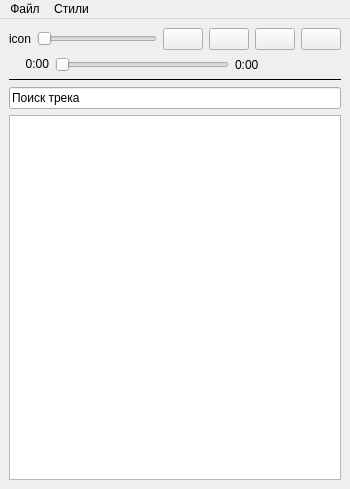
<?xml version="1.0" encoding="UTF-8"?>
<ui version="4.0">
 <class>MainWindow</class>
 <widget class="QMainWindow" name="MainWindow">
  <property name="geometry">
   <rect>
    <x>0</x>
    <y>0</y>
    <width>335</width>
    <height>489</height>
   </rect>
  </property>
  <property name="windowTitle">
   <string>miniWinamp</string>
  </property>
  <widget class="QWidget" name="centralwidget">
   <property name="acceptDrops">
    <bool>true</bool>
   </property>
   <layout class="QVBoxLayout" name="verticalLayout_2">
    <item>
     <layout class="QGridLayout" name="gridLayout">
      <item row="1" column="4">
       <widget class="QPushButton" name="buttonPlay">
        <property name="cursor">
         <cursorShape>PointingHandCursor</cursorShape>
        </property>
        <property name="text">
         <string/>
        </property>
        <property name="icon">
         <iconset>
          <normaloff>icons/play-button.png</normaloff>icons/play-button.png</iconset>
        </property>
       </widget>
      </item>
      <item row="1" column="5">
       <widget class="QPushButton" name="buttonPause">
        <property name="cursor">
         <cursorShape>PointingHandCursor</cursorShape>
        </property>
        <property name="text">
         <string/>
        </property>
        <property name="icon">
         <iconset>
          <normaloff>icons/stop.png</normaloff>icons/stop.png</iconset>
        </property>
       </widget>
      </item>
      <item row="1" column="1">
       <widget class="QSlider" name="volSlider">
        <property name="orientation">
         <enum>Qt::Horizontal</enum>
        </property>
       </widget>
      </item>
      <item row="1" column="3">
       <widget class="QPushButton" name="buttonNext">
        <property name="cursor">
         <cursorShape>PointingHandCursor</cursorShape>
        </property>
        <property name="text">
         <string/>
        </property>
        <property name="icon">
         <iconset>
          <normaloff>icons/next.png</normaloff>icons/next.png</iconset>
        </property>
       </widget>
      </item>
      <item row="1" column="2">
       <widget class="QPushButton" name="buttonBack">
        <property name="cursor">
         <cursorShape>PointingHandCursor</cursorShape>
        </property>
        <property name="text">
         <string/>
        </property>
        <property name="icon">
         <iconset>
          <normaloff>icons/back.png</normaloff>icons/back.png</iconset>
        </property>
       </widget>
      </item>
      <item row="3" column="1">
       <spacer name="spaceBetweenButtons">
        <property name="orientation">
         <enum>Qt::Horizontal</enum>
        </property>
        <property name="sizeType">
         <enum>QSizePolicy::Minimum</enum>
        </property>
        <property name="sizeHint" stdset="0">
         <size>
          <width>120</width>
          <height>1</height>
         </size>
        </property>
       </spacer>
      </item>
      <item row="1" column="0">
       <widget class="QLabel" name="iconVolume">
        <property name="text">
         <string>icon</string>
        </property>
        <property name="textFormat">
         <enum>Qt::PlainText</enum>
        </property>
       </widget>
      </item>
     </layout>
    </item>
    <item>
     <layout class="QGridLayout" name="gridLayout_2">
      <item row="0" column="0">
       <widget class="QLabel" name="currentTimeLabel">
        <property name="minimumSize">
         <size>
          <width>40</width>
          <height>0</height>
         </size>
        </property>
        <property name="focusPolicy">
         <enum>Qt::StrongFocus</enum>
        </property>
        <property name="layoutDirection">
         <enum>Qt::RightToLeft</enum>
        </property>
        <property name="text">
         <string>0:00</string>
        </property>
        <property name="alignment">
         <set>Qt::AlignRight|Qt::AlignTrailing|Qt::AlignVCenter</set>
        </property>
       </widget>
      </item>
      <item row="0" column="1">
       <widget class="QSlider" name="horizontalSlider">
        <property name="orientation">
         <enum>Qt::Horizontal</enum>
        </property>
       </widget>
      </item>
      <item row="0" column="2">
       <widget class="QLabel" name="fullTimeLabel">
        <property name="minimumSize">
         <size>
          <width>40</width>
          <height>0</height>
         </size>
        </property>
        <property name="text">
         <string>0:00</string>
        </property>
       </widget>
      </item>
      <item row="0" column="3">
       <widget class="QWidget" name="widget" native="true">
        <property name="minimumSize">
         <size>
          <width>60</width>
          <height>0</height>
         </size>
        </property>
       </widget>
      </item>
     </layout>
    </item>
    <item>
     <widget class="Line" name="line">
      <property name="frameShadow">
       <enum>QFrame::Plain</enum>
      </property>
      <property name="orientation">
       <enum>Qt::Horizontal</enum>
      </property>
     </widget>
    </item>
    <item>
     <widget class="QLineEdit" name="lineEdit">
      <property name="accessibleDescription">
       <string/>
      </property>
      <property name="text">
       <string>Поиск трека</string>
      </property>
     </widget>
    </item>
    <item>
     <widget class="QListView" name="listTracks"/>
    </item>
   </layout>
  </widget>
  <widget class="QMenuBar" name="menubar">
   <property name="geometry">
    <rect>
     <x>0</x>
     <y>0</y>
     <width>335</width>
     <height>21</height>
    </rect>
   </property>
   <widget class="QMenu" name="menufdsfsd">
    <property name="title">
     <string>Стили</string>
    </property>
    <widget class="QMenu" name="menuStyles">
     <property name="title">
      <string>Styles/Стили</string>
     </property>
     <addaction name="StyleDefault"/>
     <addaction name="StyleBlack"/>
     <addaction name="StyleOrange"/>
    </widget>
    <addaction name="menuStyles"/>
   </widget>
   <widget class="QMenu" name="menu">
    <property name="title">
     <string>Файл</string>
    </property>
    <addaction name="action_3"/>
   </widget>
   <addaction name="menu"/>
   <addaction name="menufdsfsd"/>
  </widget>
  <action name="StyleBlack">
   <property name="text">
    <string>Тёмный</string>
   </property>
  </action>
  <action name="StyleDefault">
   <property name="text">
    <string>Светлый (по умолчанию)</string>
   </property>
  </action>
  <action name="StyleOrange">
   <property name="text">
    <string>Оранжевый</string>
   </property>
  </action>
  <action name="action_3">
   <property name="text">
    <string>Открыть</string>
   </property>
  </action>
 </widget>
 <resources/>
 <connections/>
</ui>
